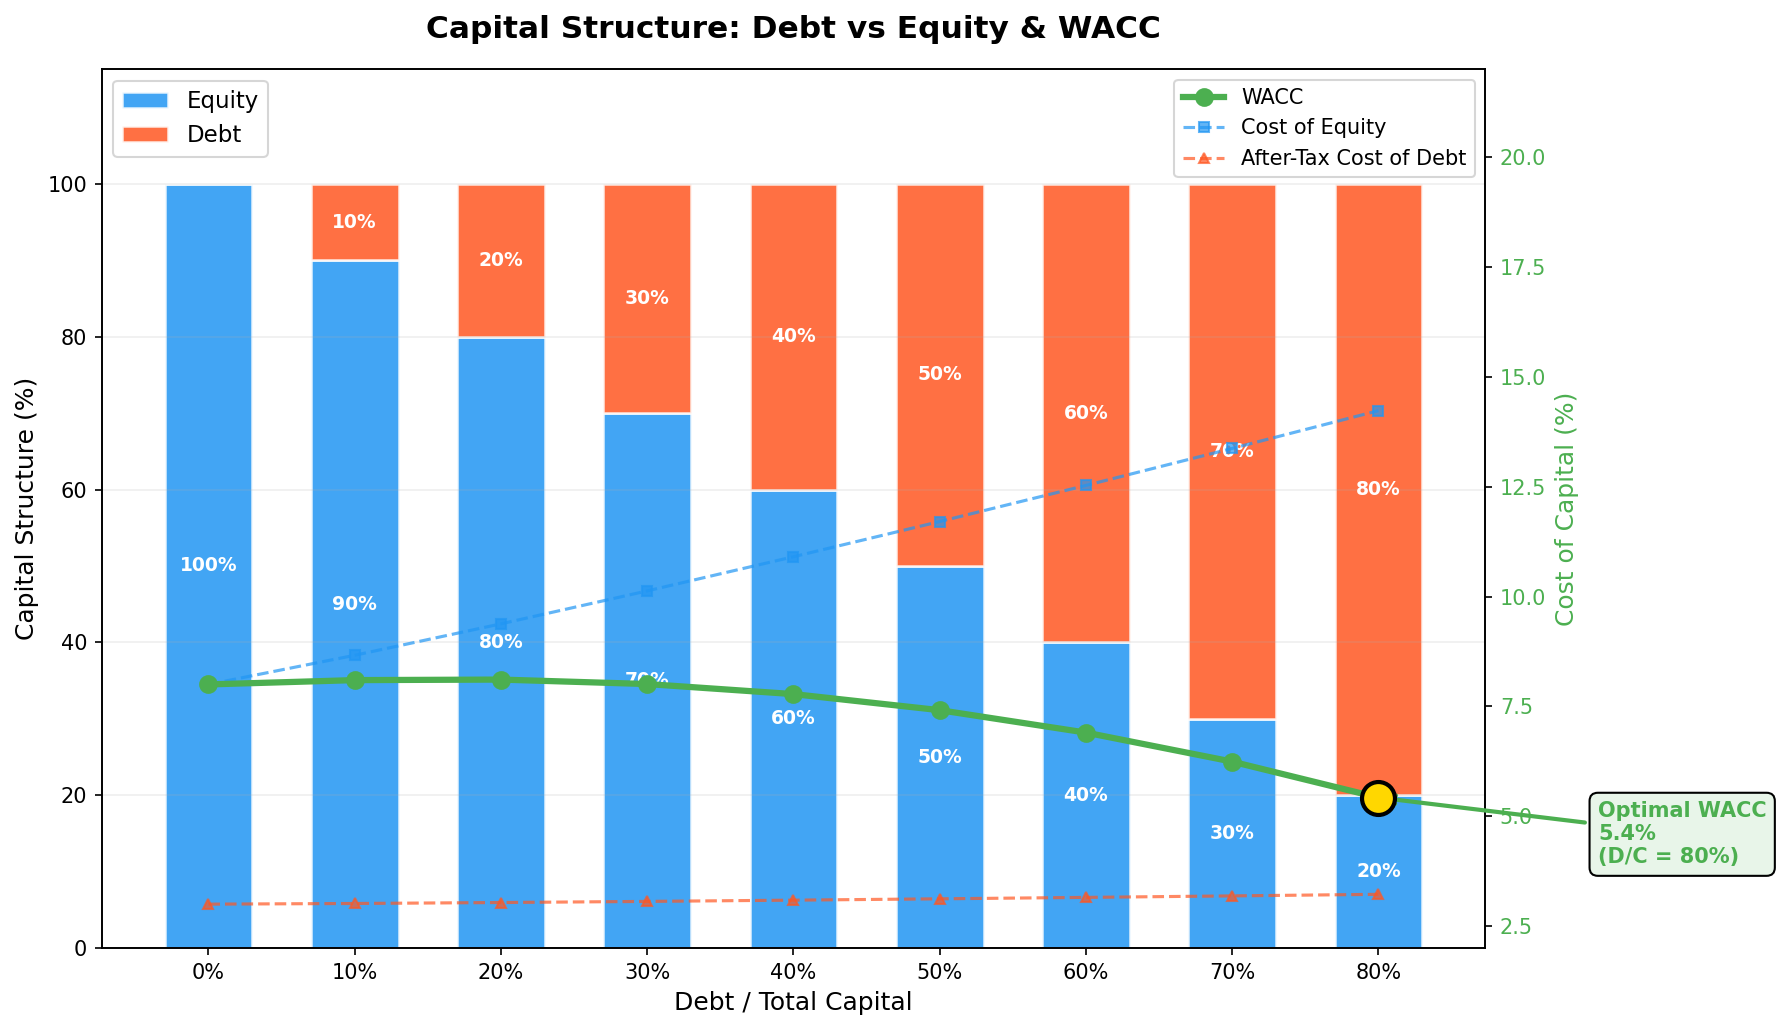

Generate this figure with Python:
"""
Week 19 - Capital Structure Visualization
===========================================
Stacked bar chart showing Debt vs Equity for different leverage
ratios, with a WACC (Weighted Average Cost of Capital) curve overlay.
Output: week19_capital_structure.png
"""

import numpy as np
import matplotlib.pyplot as plt
import os

# ---------------------------------------------------------------------------
# 1. Define capital structure scenarios
# ---------------------------------------------------------------------------
# Debt-to-total-capital ratios
debt_ratios = np.array([0, 10, 20, 30, 40, 50, 60, 70, 80])
equity_ratios = 100 - debt_ratios

labels = [f'{d}%' for d in debt_ratios]

# Cost of equity rises with leverage (Modigliani-Miller with taxes)
cost_equity_base = 8.0  # unlevered cost of equity
cost_debt_base   = 4.0  # base cost of debt
tax_rate         = 0.25

# Cost of equity increases as leverage rises
cost_equity = cost_equity_base + 0.06 * debt_ratios + 0.002 * debt_ratios**1.5

# Cost of debt increases at higher leverage (credit risk)
cost_debt = cost_debt_base + 0.001 * debt_ratios**1.3

# WACC = E/V * Ke + D/V * Kd * (1 - T)
wacc = (equity_ratios / 100 * cost_equity +
        debt_ratios / 100 * cost_debt * (1 - tax_rate))

# Find optimal (minimum WACC)
optimal_idx = np.argmin(wacc)

# ---------------------------------------------------------------------------
# 2. Plot
# ---------------------------------------------------------------------------
fig, ax1 = plt.subplots(figsize=(12, 7))

x = np.arange(len(debt_ratios))
bar_width = 0.6

# Stacked bars: equity on bottom, debt on top
bars_eq = ax1.bar(x, equity_ratios, bar_width,
                  label='Equity', color='#2196F3', alpha=0.85,
                  edgecolor='white', linewidth=1.2)
bars_dt = ax1.bar(x, debt_ratios, bar_width, bottom=equity_ratios,
                  label='Debt', color='#FF5722', alpha=0.85,
                  edgecolor='white', linewidth=1.2)

# Add percentage labels inside bars
for i, (eq, dt) in enumerate(zip(equity_ratios, debt_ratios)):
    if eq > 8:
        ax1.text(i, eq / 2, f'{eq}%', ha='center', va='center',
                 fontsize=9, fontweight='bold', color='white')
    if dt > 8:
        ax1.text(i, eq + dt / 2, f'{dt}%', ha='center', va='center',
                 fontsize=9, fontweight='bold', color='white')

ax1.set_xlabel('Debt / Total Capital', fontsize=12)
ax1.set_ylabel('Capital Structure (%)', fontsize=12)
ax1.set_xticks(x)
ax1.set_xticklabels(labels, fontsize=10)
ax1.set_ylim(0, 115)
ax1.legend(loc='upper left', fontsize=11)

# -- WACC curve on secondary axis --
ax2 = ax1.twinx()
ax2.plot(x, wacc, color='#4CAF50', linewidth=3, marker='o',
         markersize=8, label='WACC', zorder=5)
ax2.plot(x, cost_equity, color='#2196F3', linewidth=1.5,
         linestyle='--', marker='s', markersize=5,
         label='Cost of Equity', alpha=0.7)
ax2.plot(x, cost_debt * (1 - tax_rate), color='#FF5722', linewidth=1.5,
         linestyle='--', marker='^', markersize=5,
         label='After-Tax Cost of Debt', alpha=0.7)

# Highlight optimal capital structure
ax2.scatter(optimal_idx, wacc[optimal_idx], s=250, color='gold',
            edgecolors='black', linewidths=2, zorder=6)
ax2.annotate(f'Optimal WACC\n{wacc[optimal_idx]:.1f}%\n'
             f'(D/C = {debt_ratios[optimal_idx]}%)',
             xy=(optimal_idx, wacc[optimal_idx]),
             xytext=(optimal_idx + 1.5, wacc[optimal_idx] - 1.5),
             fontsize=10, fontweight='bold', color='#4CAF50',
             arrowprops=dict(arrowstyle='->', color='#4CAF50', lw=2),
             bbox=dict(boxstyle='round,pad=0.4', facecolor='#e8f5e9'))

ax2.set_ylabel('Cost of Capital (%)', fontsize=12, color='#4CAF50')
ax2.tick_params(axis='y', labelcolor='#4CAF50')
ax2.set_ylim(2, 22)
ax2.legend(loc='upper right', fontsize=10)

ax1.set_title('Capital Structure: Debt vs Equity & WACC',
              fontsize=15, fontweight='bold', pad=15)
ax1.grid(True, axis='y', alpha=0.2)

plt.tight_layout()

# ---------------------------------------------------------------------------
# 3. Save
# ---------------------------------------------------------------------------
output_path = os.path.join(os.path.dirname(__file__),
                           'week19_capital_structure.png')
plt.savefig(output_path, dpi=150, bbox_inches='tight')
plt.close()
print(f"Saved: {output_path}")
